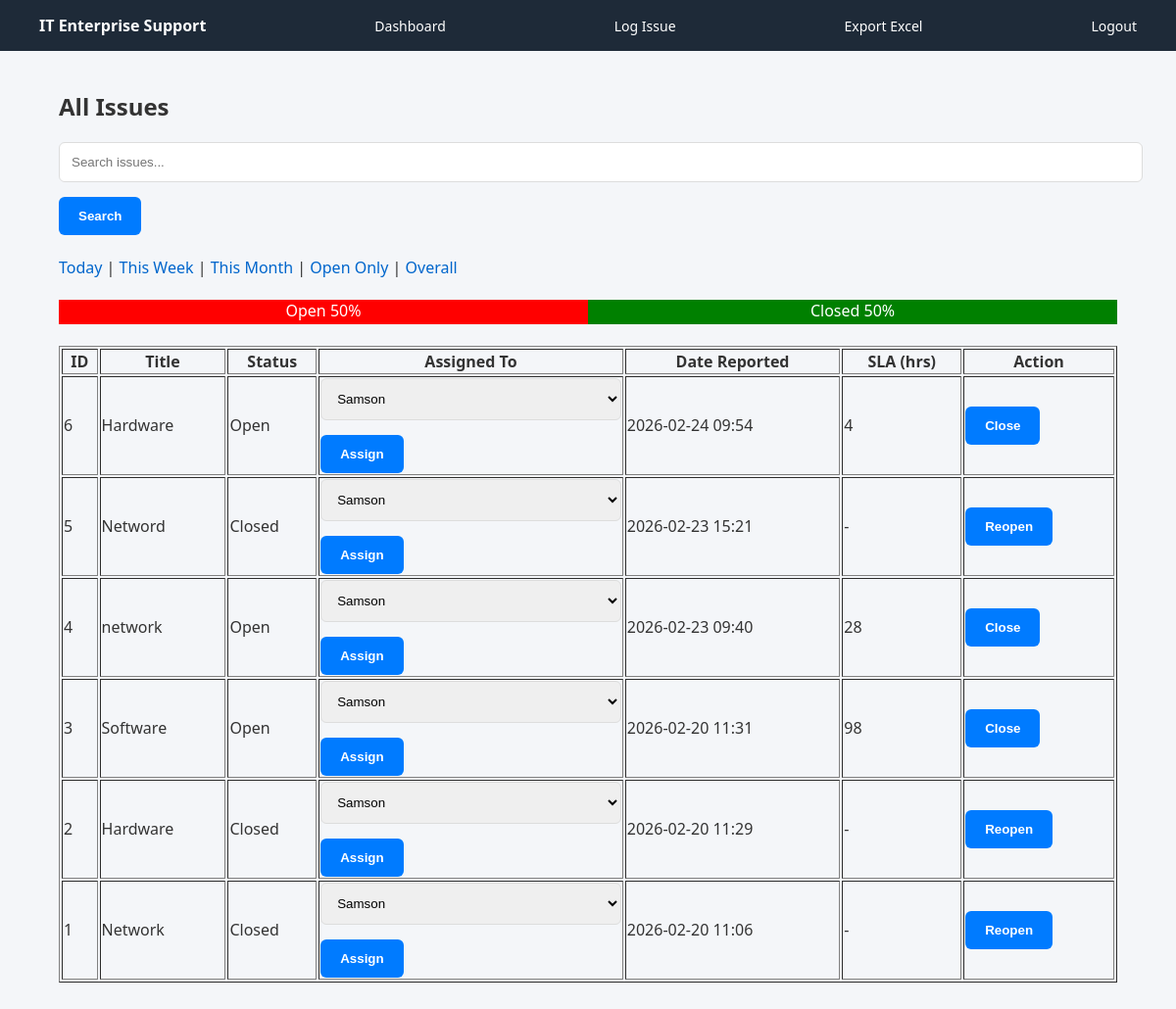
The app's page /view_issues (signed in) with its own data.
### tables this page shows
CREATE TABLE issues (
    id INTEGER PRIMARY KEY AUTOINCREMENT,
    title TEXT,
    description TEXT,
    source TEXT,
    category TEXT,
    status TEXT,
    date_reported TEXT,
    date_closed TEXT
, assigned_to TEXT, priority TEXT DEFAULT 'Normal');

CREATE TABLE users (
    id INTEGER PRIMARY KEY AUTOINCREMENT,
    username TEXT,
    password TEXT
, role TEXT DEFAULT 'Technician', email TEXT);

### app.py (the view)
@app.route("/view_issues")
def view_issues():
    if "user" not in session:
        return redirect(url_for("login"))
    db = get_db()
    cur = db.cursor()
    search = request.args.get("search")
    filter_type = request.args.get("filter")
    query = "SELECT * FROM issues WHERE 1=1"
    params = []
    if search:
        query += " AND (title LIKE ? OR description LIKE ?)"
        params.extend([f"%{search}%", f"%{search}%"])
    if filter_type == "today":
        query += " AND date(date_reported) = date('now')"
    elif filter_type == "week":
        query += " AND strftime('%Y-%W', date_reported) = strftime('%Y-%W', 'now')"
    elif filter_type == "month":
        query += " AND strftime('%Y-%m', date_reported) = strftime('%Y-%m', 'now')"
    elif filter_type == "open":
        query += " AND status='Open'"
    query += " ORDER BY date_reported DESC"
    cur.execute(query, params)
    issues = cur.fetchall()
    issues = [dict(issue) for issue in issues]
    for issue in issues:
        if issue["status"] == "Open":
            opened_time = datetime.strptime(issue["date_reported"], "%Y-%m-%d %H:%M")
            issue["sla_hours"] = int((datetime.now() - opened_time).total_seconds() / 3600)
        else:
            issue["sla_hours"] = "-"
    open_count = sum(1 for i in issues if i["status"] == "Open")
    closed_count = sum(1 for i in issues if i["status"] == "Closed")
    total = open_count + closed_count
    open_percent = int((open_count / total) * 100) if total else 0
    closed_percent = 100 - open_percent if total else 0
    cur.execute("SELECT username FROM users WHERE role='Technician'")
    technicians = cur.fetchall()
    db.close()
    return render_template(
        "view_issues.html",
        issues=issues,
        technicians=technicians,
        open_percent=open_percent,
        closed_percent=closed_percent,
        current_filter=filter_type
    )

### app.py (called while the page is built)
def get_db():
    conn = sqlite3.connect("database.db")
    conn.row_factory = sqlite3.Row
    return conn

### templates/view_issues.html (shortened to what this page needs)
<!DOCTYPE html>
<html>
<head>
    <link rel="stylesheet" href="{{ url_for('static', filename='style.css') }}">
</head>
<body>
<div class="navbar">
    <strong>IT Enterprise Support</strong>
    <a href="/dashboard">Dashboard</a>
    <a href="/log_issue">Log Issue</a>
    <a href="/export_excel">Export Excel</a>
    <a href="/logout">Logout</a>
</div>
<div class="container">
<h2>All Issues</h2>
<form method="GET">
    <input type="text" name="search" placeholder="Search issues...">
    <button type="submit">Search</button>
</form>
<br>
<div>
    <a href="/view_issues?filter=today">Today</a> |
    <a href="/view_issues?filter=week">This Week</a> |
    <a href="/view_issues?filter=month">This Month</a> |
    <a href="/view_issues?filter=open">Open Only</a> |
    <a href="/view_issues">Overall</a>
</div>
<br>
<div style="background:#eee;width:100%;display:flex;height:25px;">
    <div style="background:red;width:{{open_percent}}%;color:white;text-align:center;">
        Open {{open_percent}}%
    </div>
    <div style="background:green;width:{{closed_percent}}%;color:white;text-align:center;">
        Closed {{closed_percent}}%
    </div>
</div>
<br>
<table border="1" width="100%">
<tr>
    <th>ID</th>
    <th>Title</th>
    <th>Status</th>
    <th>Assigned To</th>
    <th>Date Reported</th>
    <th>SLA (hrs)</th>
    <th>Action</th>
</tr>
{% for issue in issues %}
<tr>
    <td>{{ issue.id }}</td>
    <td>{{ issue.title }}</td>
    <td>{{ issue.status }}</td>
    <td>
        {% if session['role'] == 'Admin' %}
        <form method="POST" action="{{ url_for('assign_issue', issue_id=issue.id) }}">
            <select name="technician">
                {% for tech in technicians %}
                    <option value="{{ tech.username }}"
                        {% if tech.username == issue.assigned_to %}selected{% endif %}>
                        {{ tech.username }}
                    </option>
                {% endfor %}
            </select>
            <button type="submit">Assign</button>
        </form>
        {% else %}
            {{ issue.assigned_to or "Unassigned" }}
        {% endif %}
    </td>
    <td>{{ issue.date_reported }}</td>
    <td>{{ issue.sla_hours }}</td>
    <td>
        {% if issue.status == "Open" %}
        <form method="POST" action="{{ url_for('close_issue', issue_id=issue.id) }}">
            <button type="submit">Close</button>
        </form>
        {% else %}
        <form method="POST" action="{{ url_for('reopen_issue', issue_id=issue.id) }}">
            <button type="submit">Reopen</button>
        </form>
        {% endif %}
    </td>
</tr>
{% endfor %}
</table>
</div>
</body>
</html>

### static/style.css (style rules this page uses)
body { margin: 0; font-family: 'Segoe UI', Tahoma, sans-serif; background: #f4f6f9; color: #333; }
a { text-decoration: none; color: #0066cc; }
.container { width: 90%; max-width: 1100px; margin: 40px auto; }
form textarea, form select, form input { width: 100%; padding: 12px; margin-bottom: 15px; border-radius: 6px; border: 1px solid #ddd; }
form button { padding: 12px 20px; border-radius: 6px; background: #007bff; color: white; border: none; font-weight: bold; cursor: pointer; }
.navbar { background: #1e2a38; color: white; padding: 15px 40px; display: flex; justify-content: space-between; align-items: center; }
.navbar a { color: white; margin-left: 20px; font-size: 14px; }

### records on screen
issues: id "6", title "Hardware", status "Open", date_reported "2026-02-24 09:54", sla_hours "4"
issues: id "5", title "Netword", status "Closed", technician "Samson", date_reported "2026-02-23 15:21", sla_hours "-"
issues: id "4", title "network", status "Open", technician "Samson", date_reported "2026-02-23 09:40", sla_hours "28"
issues: id "3", title "Software", status "Open", date_reported "2026-02-20 11:31", sla_hours "98"
issues: id "2", title "Hardware", status "Closed", date_reported "2026-02-20 11:29", sla_hours "-"
issues: id "1", title "Network", status "Closed", date_reported "2026-02-20 11:06", sla_hours "-"

### other values on screen
{{ open_percent }} "50"
{{ closed_percent }} "50"
form field technician "Samson"
